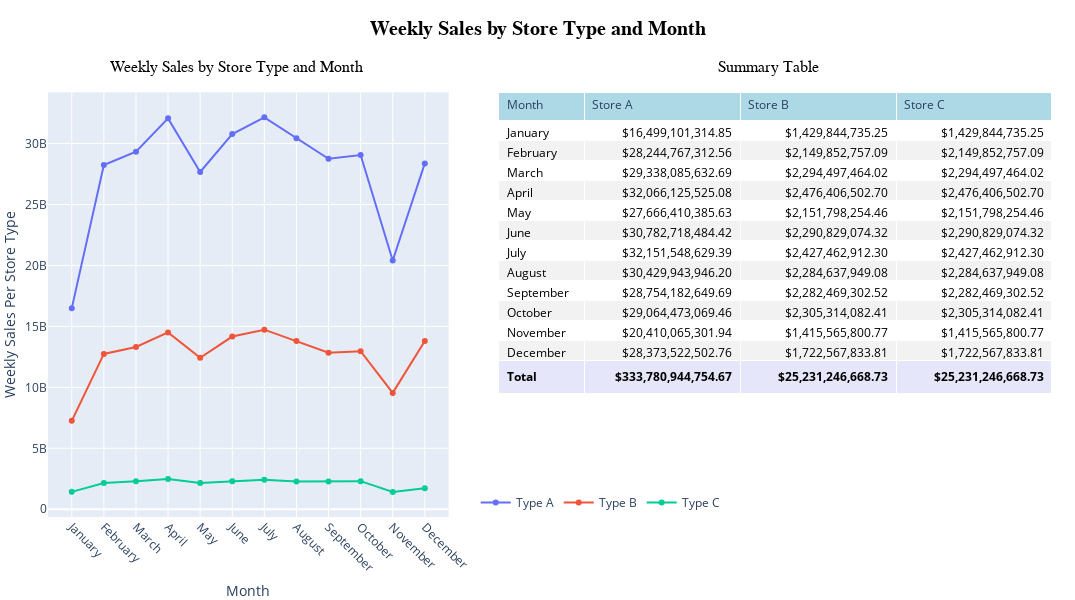

Source (notebook cell):
### Code cell
# Let's combine the graph and the summary table into single dashboard-type of presentation

# First, let's layout the overall container for the charts
fig = make_subplots(
    rows=1,
    cols=2,
    column_widths=[0.42,0.58],
    horizontal_spacing=0.05,  # reduce the gutter between col1 and col2
    # subplot_titles=("Weekly Sales by Store Type and Month", "Summary Table"), # DON'T USE SUBPLOT TITLES!  USE ANNOTATIONS!
    specs=[[{"type": "xy", 't':0.05}, {"type": "table", 't':0.05}]]
)

# ==============================
# Line (Scatter) chart

# Next, let's add the line chart to layout column 1
for store_type in df['store_type'].unique():
    df_subset = df[df['store_type'] == store_type]
    fig.add_trace(
        go.Scatter(
            x=df_subset['month_name'],
            y=df_subset['weekly_sales'],
            mode='lines+markers',
            name=f"Type {store_type}",
            text=df_subset['hover_text'],
            hovertemplate="%{text}<extra></extra>"
        ),
        row=1,
        col=1
    )

fig.add_annotation(
    text="Weekly Sales by Store Type and Month",
    x=0.06,  # roughly center of line chart
    y=1.03,  # above the line chart
    xref="paper",
    yref="paper",
    showarrow=False,
    font=dict(size=16, family="Helvetica", color="black")
)

# =============================
# Summary Table

# Prepare zebra striping for the summary table
# Alternate row colors: white for even, light gray for odd.
# We build color lists for each column, with the last row (the total row) as white.
fill_colors = [
    ['white' if i % 2 == 0 else '#f2f2f2' for i in range(len(df_summary) - 1)] + ['white']
    for _ in range(3)
]

# Overwrite the fill color of the final row (the Total row) to a distinct color for emphasis
for i in range(len(fill_colors)):
    fill_colors[i][-1] = 'lavender'

# Now add a bold tag to the total row.  Loop through each column in the last row
# and surround it with the <b></b> tags. Don't be confused by the statement:
# df_weekly_sales.iloc[-1][col]
# This is chaining 2 statements together to fetch the last row first (as a series), then
# fetching the label-based element associated with the variable "col" to get the specific
# element.
for col in df_summary_formatted.columns:
    df_summary_formatted.loc[len(df_summary_formatted)-1, col] = f"<b>{df_summary_formatted.iloc[-1][col]}</b>"
    
# Now add the summary table to layout column 2.  Be sure to use the 
# unformatted summary data in df_summary.
fig.add_trace(
    go.Table(
        columnwidth=[22, 40, 40, 40],
        header=dict(
            values=["Month", "Store A", "Store B", "Store C"],
            fill_color="lightblue",
            align="left"
        ),
        cells=dict(
            values=[
                df_summary_formatted['month_name'],
                df_summary_formatted['store_type_a_sales'],
                df_summary_formatted['store_type_b_sales'],
                df_summary_formatted['store_type_c_sales']
            ],
            # format=["", ",.2f", ",.2f", ",.2f"],
            align=["left", "right","right","right"],
            # prefix=["", "$", "$", "$"],
            fill_color = fill_colors,
            font = dict(color=["black"] * (len(df_summary)-1) + ["black"])
        )
    ),
    row=1,
    col=2
)

# Add the title
fig.add_annotation(
    text="Summary Table",
    x=0.77,  # roughly center of line chart
    y=1.03,  # above the line chart
    xref="paper",
    yref="paper",
    showarrow=False,
    font=dict(size=16, family="Helvetica", color="black")
)


# Update layout
fig.update_layout(
    margin=dict(l=0, r=0, t=70, b=70),  # reduce the left/right margin a bit to help with horizontal scrolling
    height=600,
    width=1075,
    title_text="Weekly Sales by Store Type and Month",
    title_x = 0.5,
    xaxis_tickangle = 45,
    xaxis_title='Month',
    yaxis_title='Weekly Sales Per Store Type',
    legend=dict(
        orientation="h",
        yanchor="bottom",
        y=0.0,
        xanchor="center",
        x=0.55
    )
)

# Let's make the report title pop a little more
title_font = dict(size=20, family="Helvetica", color='black', weight='bold')
fig.update_layout(title=dict(text='Weekly Sales by Store Type and Month', x=0.5, font=title_font))


fig.show()

### Figure 1 — Plotly figure (JSON) as saved in the notebook; plotly's stock layout.template omitted (floating-point values rounded to 4 significant figures)
{"data": [{"hovertemplate": "%{text}<extra></extra>", "mode": "lines+markers", "name": "Type A", "text": ["Store Type: A<br>Month: January<br>Sales: $16,499,101,314.85", "Store Type: A<br>Month: February<br>Sales: $28,244,767,312.56", "Store Type: A<br>Month: March<br>Sales: $29,338,085,632.69", "Store Type: A<br>Month: April<br>Sales: $32,066,125,525.08", "Store Type: A<br>Month: May<br>Sales: $27,666,410,385.63", "Store Type: A<br>Month: June<br>Sales: $30,782,718,484.42", "Store Type: A<br>Month: July<br>Sales: $32,151,548,629.39", "Store Type: A<br>Month: August<br>Sales: $30,429,943,946.20", "Store Type: A<br>Month: September<br>Sales: $28,754,182,649.69", "Store Type: A<br>Month: October<br>Sales: $29,064,473,069.46", "Store Type: A<br>Month: November<br>Sales: $20,410,065,301.94", "Store Type: A<br>Month: December<br>Sales: $28,373,522,502.76"], "type": "scatter", "x": ["January", "February", "March", "April", "May", "June", "July", "August", "September", "October", "November", "December"], "xaxis": "x", "y": [16500000000.0, 28240000000.0, 29340000000.0, 32070000000.0, 27670000000.0, 30780000000.0, 32150000000.0, 30430000000.0, 28750000000.0, 29060000000.0, 20410000000.0, 28370000000.0], "yaxis": "y"}, {"hovertemplate": "%{text}<extra></extra>", "mode": "lines+markers", "name": "Type B", "text": ["Store Type: B<br>Month: January<br>Sales: $7,254,939,724.93", "Store Type: B<br>Month: February<br>Sales: $12,744,030,969.82", "Store Type: B<br>Month: March<br>Sales: $13,310,918,542.07", "Store Type: B<br>Month: April<br>Sales: $14,509,924,955.25", "Store Type: B<br>Month: May<br>Sales: $12,426,481,830.36", "Store Type: B<br>Month: June<br>Sales: $14,168,906,359.83", "Store Type: B<br>Month: July<br>Sales: $14,732,299,190.21", "Store Type: B<br>Month: August<br>Sales: $13,802,786,769.30", "Store Type: B<br>Month: September<br>Sales: $12,842,044,034.85", "Store Type: B<br>Month: October<br>Sales: $12,970,136,340.63", "Store Type: B<br>Month: November<br>Sales: $9,546,265,628.26", "Store Type: B<br>Month: December<br>Sales: $13,801,104,507.13"], "type": "scatter", "x": ["January", "February", "March", "April", "May", "June", "July", "August", "September", "October", "November", "December"], "xaxis": "x", "y": [7255000000.0, 12740000000.0, 13310000000.0, 14510000000.0, 12430000000.0, 14170000000.0, 14730000000.0, 13800000000.0, 12840000000.0, 12970000000.0, 9546000000.0, 13800000000.0], "yaxis": "y"}, {"hovertemplate": "%{text}<extra></extra>", "mode": "lines+markers", "name": "Type C", "text": ["Store Type: C<br>Month: January<br>Sales: $1,429,844,735.25", "Store Type: C<br>Month: February<br>Sales: $2,149,852,757.09", "Store Type: C<br>Month: March<br>Sales: $2,294,497,464.02", "Store Type: C<br>Month: April<br>Sales: $2,476,406,502.70", "Store Type: C<br>Month: May<br>Sales: $2,151,798,254.46", "Store Type: C<br>Month: June<br>Sales: $2,290,829,074.32", "Store Type: C<br>Month: July<br>Sales: $2,427,462,912.30", "Store Type: C<br>Month: August<br>Sales: $2,284,637,949.08", "Store Type: C<br>Month: September<br>Sales: $2,282,469,302.52", "Store Type: C<br>Month: October<br>Sales: $2,305,314,082.41", "Store Type: C<br>Month: November<br>Sales: $1,415,565,800.77", "Store Type: C<br>Month: December<br>Sales: $1,722,567,833.81"], "type": "scatter", "x": ["January", "February", "March", "April", "May", "June", "July", "August", "September", "October", "November", "December"], "xaxis": "x", "y": [1430000000.0, 2150000000.0, 2294000000.0, 2476000000.0, 2152000000.0, 2291000000.0, 2427000000.0, 2285000000.0, 2282000000.0, 2305000000.0, 1416000000.0, 1723000000.0], "yaxis": "y"}, {"cells": {"align": ["left", "right", "right", "right"], "fill": {"color": [["white", "#f2f2f2", "white", "#f2f2f2", "white", "#f2f2f2", "white", "#f2f2f2", "white", "#f2f2f2", "white", "#f2f2f2", "lavender"], ["white", "#f2f2f2", "white", "#f2f2f2", "white", "#f2f2f2", "white", "#f2f2f2", "white", "#f2f2f2", "white", "#f2f2f2", "lavender"], ["white", "#f2f2f2", "white", "#f2f2f2", "white", "#f2f2f2", "white", "#f2f2f2", "white", "#f2f2f2", "white", "#f2f2f2", "lavender"]]}, "font": {"color": ["black", "black", "black", "black", "black", "black", "black", "black", "black", "black", "black", "black", "black"]}, "values": [["January", "February", "March", "April", "May", "June", "July", "August", "September", "October", "November", "December", "<b><b><b><b><b><b><b><b><b><b><b><b><b><b><b>Total</b></b></b></b></b></b></b></b></b></b></b></b></b></b></b>"], ["$16,499,101,314.85", "$28,244,767,312.56", "$29,338,085,632.69", "$32,066,125,525.08", "$27,666,410,385.63", "$30,782,718,484.42", "$32,151,548,629.39", "$30,429,943,946.20", "$28,754,182,649.69", "$29,064,473,069.46", "$20,410,065,301.94", "$28,373,522,502.76", "<b><b><b><b><b><b><b><b><b><b><b><b><b><b><b>$333,780,944,754.67</b></b></b></b></b></b></b></b></b></b></b></b></b></b></b>"], ["$1,429,844,735.25", "$2,149,852,757.09", "$2,294,497,464.02", "$2,476,406,502.70", "$2,151,798,254.46", "$2,290,829,074.32", "$2,427,462,912.30", "$2,284,637,949.08", "$2,282,469,302.52", "$2,305,314,082.41", "$1,415,565,800.77", "$1,722,567,833.81", "<b><b><b><b><b><b><b><b><b><b><b><b><b><b><b>$25,231,246,668.73</b></b></b></b></b></b></b></b></b></b></b></b></b></b></b>"], ["$1,429,844,735.25", "$2,149,852,757.09", "$2,294,497,464.02", "$2,476,406,502.70", "$2,151,798,254.46", "$2,290,829,074.32", "$2,427,462,912.30", "$2,284,637,949.08", "$2,282,469,302.52", "$2,305,314,082.41", "$1,415,565,800.77", "$1,722,567,833.81", "<b><b><b><b><b><b><b><b><b><b><b><b><b><b><b>$25,231,246,668.73</b></b></b></b></b></b></b></b></b></b></b></b></b></b></b>"]]}, "columnwidth": [22, 40, 40, 40], "domain": {"x": [0.449, 1.0], "y": [0, 0.95]}, "header": {"align": "left", "fill": {"color": "lightblue"}, "values": ["Month", "Store A", "Store B", "Store C"]}, "type": "table"}], "layout": {"annotations": [{"font": {"color": "black", "family": "Helvetica", "size": 16}, "showarrow": false, "text": "Weekly Sales by Store Type and Month", "x": 0.06, "xref": "paper", "y": 1.03, "yref": "paper"}, {"font": {"color": "black", "family": "Helvetica", "size": 16}, "showarrow": false, "text": "Summary Table", "x": 0.77, "xref": "paper", "y": 1.03, "yref": "paper"}], "height": 600, "legend": {"orientation": "h", "x": 0.55, "xanchor": "center", "y": 0, "yanchor": "bottom"}, "margin": {"b": 70, "l": 0, "r": 0, "t": 70}, "title": {"font": {"color": "black", "family": "Helvetica", "size": 20, "weight": "bold"}, "text": "Weekly Sales by Store Type and Month", "x": 0.5}, "width": 1075, "xaxis": {"anchor": "y", "domain": [0, 0.399], "tickangle": 45, "title": {"text": "Month"}}, "yaxis": {"anchor": "x", "domain": [0, 0.95], "title": {"text": "Weekly Sales Per Store Type"}}}}
